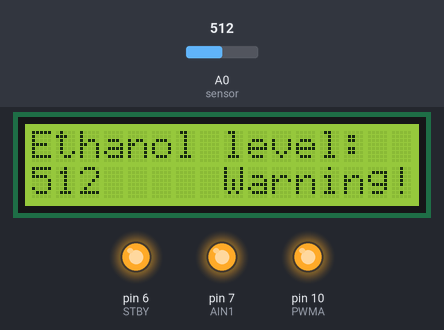
A sketch run on a simulated Arduino Uno, built with avr-gcc and run on an emulated ATmega328P. On the bench: 16×2 character LCD, output pins drawn as LEDs (lit = HIGH). The test bench sets the inputs (shaded band); at power-on: A0 (sensor) = 512. What the sketch prints to the serial monitor is not drawn.

Above: at 0.67 s.
1.3 s: A0 (sensor) set to 108
At 1.88 s:
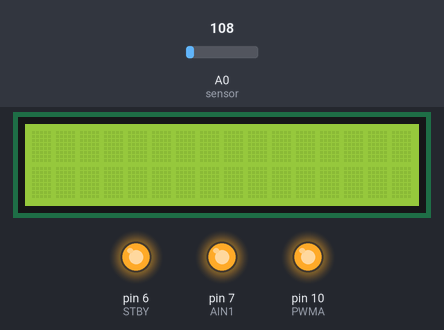
3.1 s: A0 (sensor) set to 93
At 4.2 s:
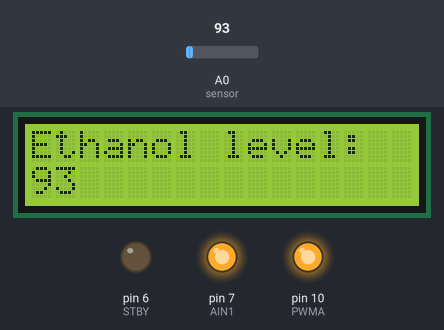
4.7 s: A0 (sensor) set to 110
At 5.37 s:
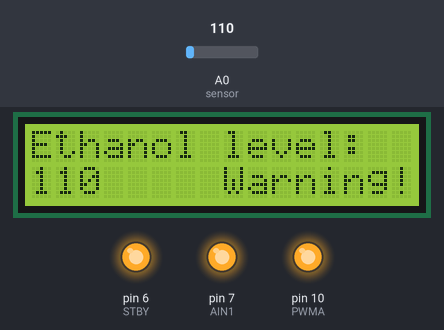
Timing chart, 0 to 7.7 s (numbered marks = the images above; inputs shaded):
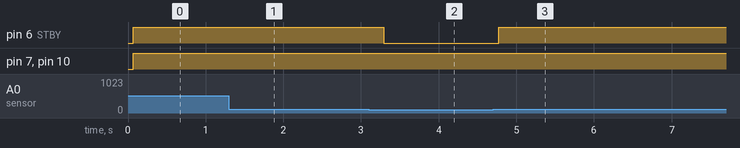

Measured:
- the behaviour switches between 100 and 99 on A0 (sensor) (found by bisection; images 1 and 2)
- after the input at 1.3 s, the display: changes after 0.38 s (image 1)
- after the input at 3.1 s, pin 6 (STBY): HIGH → LOW after 0.20 s; the display: changes after 0.20 s (image 2)
- after the input at 4.7 s, pin 6 (STBY): LOW → HIGH after 0.07 s; the display: first changes after 0.07 s (image 3 shows a later state)
- what the display in image 0 shows lasts 0.4 s, from 0.5 s to 0.9 s

The sketch:

watch-serial.ino
```cpp
#include <LiquidCrystal.h>

int pwm = 255;
int level = 100;
int sensor = A0;
int blink_rate = 400;

#define AIN1 7
#define AIN2 8
#define PWMA 10
#define STBY 6

// initialize the library with the numbers of the interface pins
LiquidCrystal lcd(12, 11, 5, 4, 3, 2);

void setup() {
  // set up the LCD's number of columns and rows:
  lcd.begin(16, 2);
  pinMode(sensor, INPUT);
  lcd.setCursor(0, 0);
  lcd.print("Ethanol level:");
  pinMode(STBY, OUTPUT);
  pinMode(PWMA, OUTPUT);
  pinMode(AIN1, OUTPUT);
  Serial.begin(9600);
}

void loop() {
  // set the cursor to (0,0):

  int inputData = analogRead(sensor);
  lcd.clear();
  lcd.setCursor(0, 1);
  lcd.print(inputData);
  lcd.setCursor(0, 0);
  lcd.print("Ethanol level:");
  if (inputData >= level) {
    vibrate();
    lcd.setCursor(8, 1);
    lcd.print("Warning!");

    lcd.noDisplay();
    delay(blink_rate);
    lcd.display();
    delay(blink_rate - 100);
  } else {
    stop();
    lcd.setCursor(0, 1);
    lcd.print(inputData);
    digitalWrite(STBY, LOW);
  }
  Serial.println(inputData);
  delay(100);
}

void vibrate(){
  digitalWrite(STBY, HIGH);
  digitalWrite(AIN1, HIGH);
  digitalWrite(AIN2, LOW);
  analogWrite(PWMA, pwm);
}
void stop() {
  digitalWrite(STBY, LOW);
}
```
